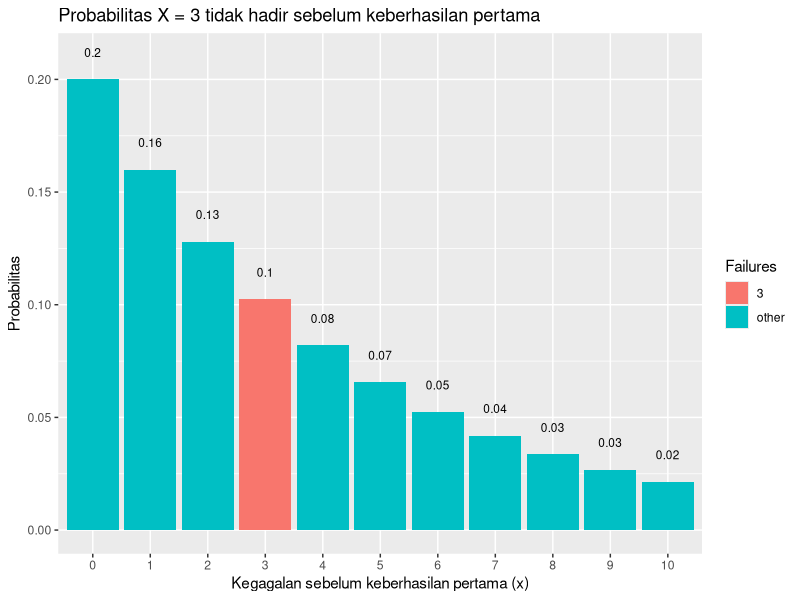
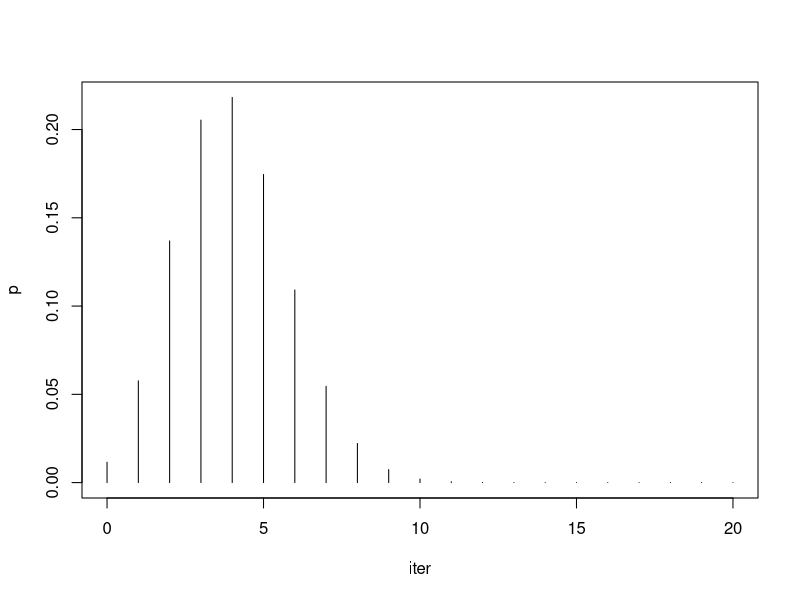
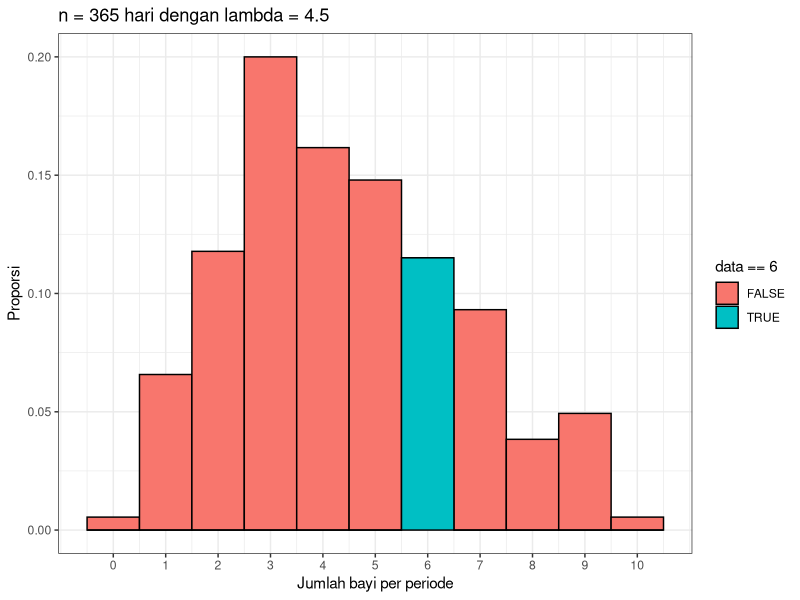
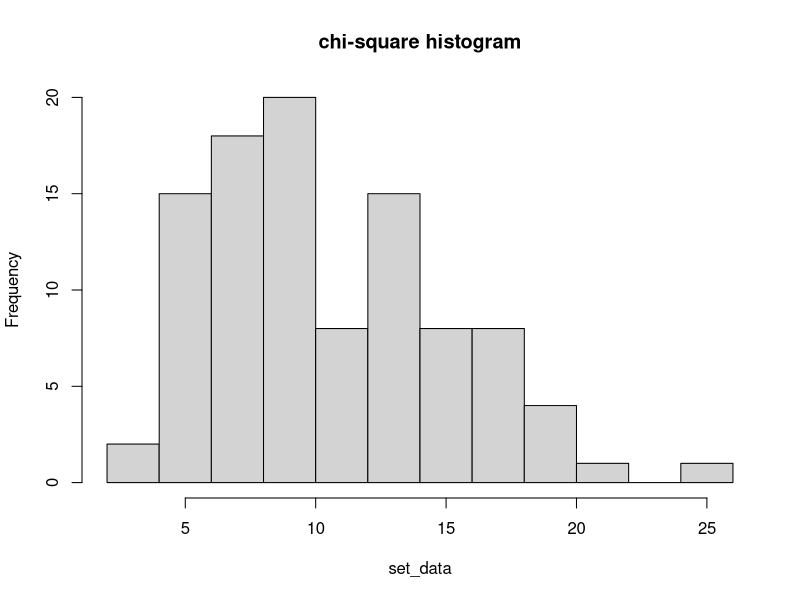
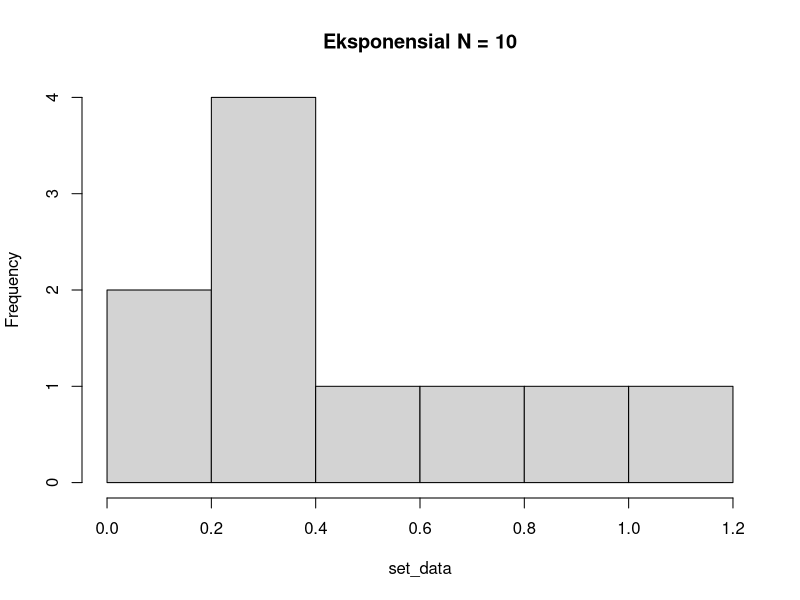

Here is the R script that generated these plots, in order: (Note: this script raises an error after producing the figures.)
#dalam program ini memerlukan package ggplot2 dan dplyr, apabila anda belum menginstall, maka silakan diinstall terlebih dahulu
#install.packages("ggplot2")
#install.packages("dplyr")

#NOMOR 1
p = 0.20
n = 3

#A
dgeom(n,p)

#B
mean(rgeom(n = 10000, prob = p) == 3)

#D
library(dplyr)
library(ggplot2)

data.frame(x = 0:10, prob = dgeom(x = 0:10, prob = p)) %>%
  mutate(Failures = ifelse(x == n, n, "other")) %>%
  ggplot(aes(x = factor(x), y = prob, fill = Failures)) +
  geom_col() +
  geom_text(
    aes(label = round(prob,2), y = prob + 0.01),
    position = position_dodge(0.9),
    size = 3,
    vjust = 0
  ) +
  labs(title = "Probabilitas X = 3 tidak hadir sebelum keberhasilan pertama",
       x = "Kegagalan sebelum keberhasilan pertama (x)",
       y = "Probabilitas") 

set_data <- rgeom(n = 10000, prob = p)
mean(set_data)
var(set_data)

#NOMOR 2
x = 4
size = 20
prob = 0.2

#A
dbinom(x, size, prob)

#B
iter = seq(0, size, by = 1)
p = dbinom(iter, size, prob)
plot(iter,p,type='h')

#C
set_data <- rbinom(x, size, prob)
mean(set_data)
var(set_data)

#NOMOR 3 
#A
lambda = 4.5
dpois(6, lambda)

#B
library(dplyr)
library(ggplot2)

set.seed(2)

babies <- data.frame('data' = rpois(365, 4.5))

babies %>% ggplot() +
  geom_histogram(aes(x = data,
                     y = stat(count / sum(count)),
                     fill = data == 6),
                 binwidth = 1,
                 color = 'black',) +
  scale_x_continuous(breaks = 0:10) + 
  labs(x = 'Jumlah bayi per periode',
       y = 'Proporsi',
       title = 'n = 365 hari dengan lambda = 4.5') +
  theme_bw()

babies %>% dplyr::summarize(six_babies = sum(babies$data == 6) / n())

#D
mean(rpois(365, 4.5))
var(rpois(365, 4.5))


#NOMOR 4
x = 2
v = 10

#A
dchisq(x, v)

#B
n = 100
set_data <- rchisq(n, v)
hist(set_data, main = "chi-square histogram")

#C
mean(set_data)
var(set_data)

#NOMOR 5
#A
rate = 3
  #misal start = 1, end = 10
x_dexp <- seq(1, 10, by = 1)
dexp(x_dexp, rate)

#B
# N = 10         
N <- 10
set_data <- rexp(N, rate = 3)
hist(set_data, main = "Eksponensial N = 10")
# N = 100 
N <- 100
set_data <- rexp(N, rate = 3)
hist(y_rexp, main = "Eksponensial N = 100")
# N = 1,000
N <- 1000
set_data <- rexp(N, rate = 3)
hist(y_rexp, main = "Eksponensial N = 1,000")
# N = 10,000  
N <- 10000
set_data <- rexp(N, rate = 3)
hist(y_rexp, main = "Eksponensial N = 10,000")

#C
set.seed(1) 
n <- 100
rate = 3
set_data <- rexp(n, rate)
mean(set_data)
var(set_data)

#NOMOR 6
n = 100
mean = 50
sd = 8
#A
X1 = runif(1, max = mean)
X2 = runif(1, min = mean, max = 100)
x = runif(1, min = X1, max = X2)

x.z <- (x - mean) / sd
x.z

set_data <- rnorm(n, mean, sd)

iter = seq(1, n, by = 1)
plot(iter, set_data, type = 'l')

dnorm(iter, mean, sd)

#B
hist(set_data, breaks = 50, main = "5025201229_Surya_Probstat_E_DNhistogram
")
#C
var(set_data)
